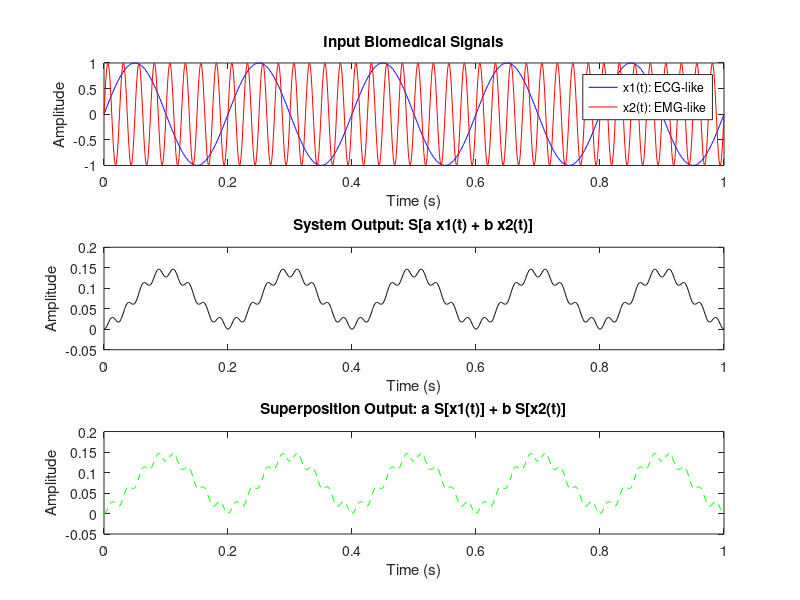

The MATLAB script that drew this image: (Note: this script raises an error after producing the figure.)
clc;
clear;
close all;

fs = 1000;            
t = 0:1/fs:1;           

x1 = sin(2*pi*5*t);       

x2 = sin(2*pi*40*t);       
a = 2;
b = 3;
S = @(x) cumtrapz(t, x);

y1 = S(x1);
y2 = S(x2);

x_combined = a*x1 + b*x2;

y_combined = S(x_combined);

y_superposition = a*y1 + b*y2;

figure;

subplot(3,1,1)
plot(t, x1, 'b', t, x2, 'r')
title('Input Biomedical Signals')
xlabel('Time (s)')
ylabel('Amplitude')
legend('x1(t): ECG-like','x2(t): EMG-like')

subplot(3,1,2)
plot(t, y_combined, 'k')
title('System Output: S[a x1(t) + b x2(t)]')
xlabel('Time (s)')
ylabel('Amplitude')

subplot(3,1,3)
plot(t, y_superposition, '--g')
title('Superposition Output: a S[x1(t)] + b S[x2(t)]')
xlabel('Time (s)')
ylabel('Amplitude')

sgtitle('Vedant Gupta 24BM072')